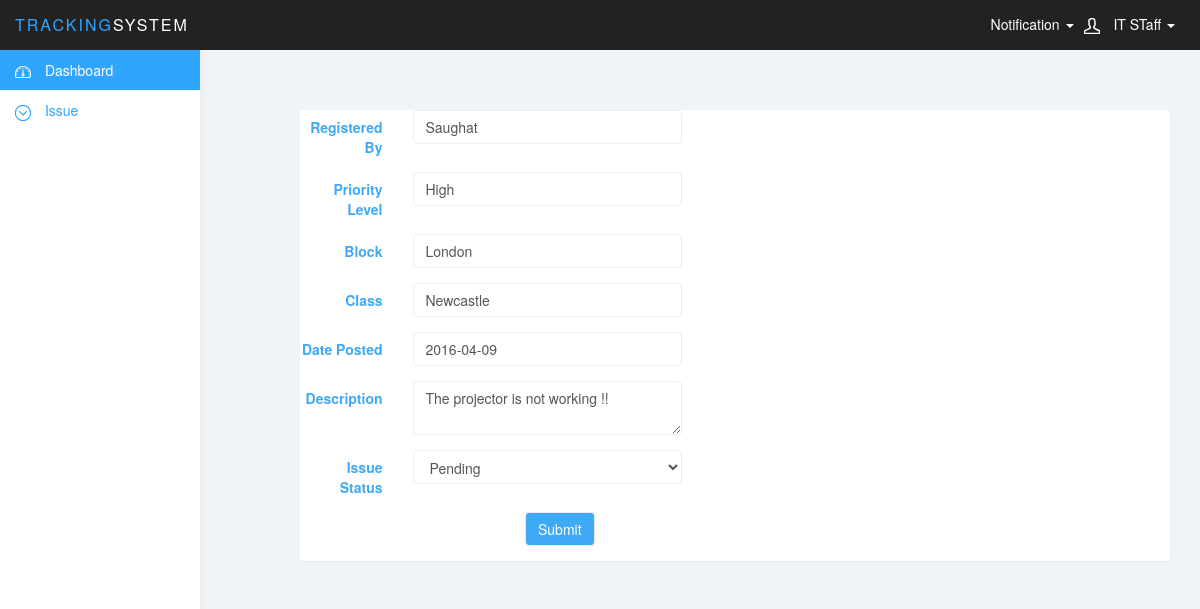
/index.php/track/employeeEditIssue/26, run on the app's committed database.
### tables this page shows
CREATE TABLE `issue` (
  `issue_id` int(11) NOT NULL,
  `name` varchar(30) NOT NULL,
  `priority` varchar(20) NOT NULL,
  `building` varchar(30) NOT NULL,
  `class` varchar(30) NOT NULL,
  `description` varchar(200) NOT NULL,
  `assigned_to` varchar(20) NOT NULL,
  `status` varchar(20) NOT NULL,
  `date_posted` date NOT NULL
);

### application/models/issueModel.php (called while the page is built, shortened)
<?php if ( ! defined('BASEPATH')) exit('No direct script access allowed');
class issueModel extends CI_Model
{
  var $table = "issue";
  function getById($id)
  {
    $this->db->where("issue_id",$id);
    $q = $this->db->get($this->table);
    if($q->num_rows() > 0)
    {
      return $q->row();
    }
    return false;
  }
}

### application/controllers/Track.php (called while the page is built, shortened)
<?php
class Track extends CI_Controller {
	 function __construct()
	 {
	   $this->load->library('session');
	   $this->load->model('loginModel','',TRUE);
	   $this->load->model('registerModel','postregister');
	   $this->load->model('issueModel','postissue');
	   $this->load->model('employeeModel','postemployee');
	 }
	 public function employeeHeader()
	 {
	 	$this->load->view('employee/employeeHeader');
	 }
	 public function employeeFooter()
	 {
	 	$this->load->view('employee/employeeFooter');
	 }
	public function employeeEditIssue()
	{
		$id = $this->uri->segment(3);
		$post = $this->postissue->getById($id);
		$data['post'] = $post;
		$this->load->view('employee/editIssue',$data);
	}
}

### index.php (called while the page is built, shortened)
<?php
require_once BASEPATH.'core/CodeIgniter.php';

### application/views/employee/editIssue.php (the view, shortened to what this page needs)
<div class="row" style="width: 100%;">
  <div class="col-xs-10 col-xs-offset-1 col-sm-8 col-sm-offset-2 col-md-9 col-md-offset-3">
    <div class="login-panel panel panel-default">
          <div id="page-wrapper">
              <div class="row">
                  <div class="col-lg-6">
                      <form name="frmOne" class="form-horizontal" action="" method="post">
                  <div class="form-group">
                      <label for="name" style="color:#3fa9f5;" class="col-sm-3 control-label">Registered By</label>
                      <div class="col-sm-8">
                          <input type="text" value="<?=$post->name?>" class="form-control" name="post[name]" id="name" placeholder="Enter registered by name">
                      </div>
                  </div>
                  <div class="form-group">
                      <label for="priority" style="color:#3fa9f5;" class="col-sm-3 control-label">Priority Level</label>
                      <div class="col-sm-8">
                          <input type="text" value="<?=$post->priority?>" class="form-control" name="post[priority]" id="priority" placeholder="Select priority level">
                      </div>
                  </div>
                  <div class="form-group">
                      <label for="building" style="color:#3fa9f5;" class="col-sm-3 control-label">Block</label>
                      <div class="col-sm-8">
                          <input type="text" value="<?=$post->building?>" class="form-control" name="post[building]" id="building" placeholder="Select block">
                      </div>
                  </div>
                  <div class="form-group">
                      <label for="class" style="color:#3fa9f5;" class="col-sm-3 control-label">Class</label>
                      <div class="col-sm-8">
                          <input type="text" value="<?=$post->class?>" class="form-control" name="post[class]" id="class" placeholder="Select class">
                      </div>
                  </div>
                  <div class="form-group">
                      <label for="date_posted" style="color:#3fa9f5;" class="col-sm-3 control-label">Date Posted</label>
                      <div class="col-sm-8">
                          <input type="text" value="<?=$post->date_posted?>" class="form-control" name="post[date_posted]" id="date_posted" placeholder="Issue posted on">
                      </div>
                  </div>
                  <div class="form-group">
                      <label for="description" style="color:#3fa9f5;" class="col-sm-3 control-label">Description</label>
                      <div class="col-sm-8">
                          <textarea type="text" value="<?=$post->description?>" class="form-control" name="post[description]"><?=$post->description?></textarea>
                      </div>
                  </div>
                  <div class="form-group">
                      <label for="status" style="color:#3fa9f5;" class="col-sm-3 control-label">Issue Status</label>
                      <div class="col-sm-8">
                              <select class="form-control" value="<?=$post->status?>" name="post[status]">
                                <option>Pending</option>
                              </select>
                      </div>
                  </div>
                  <div class="form-group">
                      <div class="col-sm-offset-6 col-sm-5">
                          <button type="submit" style="color:white; background:#3fa9f5;" name="employee_update_issue" value="Update Issue" class="btn btn-default">Submit</button>
                      </div>
                  </div>
              </form>
                  </div>
              </div>
          </div>
      </div>

### public/css/styles.css (style rules this page uses)
body { background: #f1f4f7; padding-top: 50px; color: #5f6468; }
.form-control { border: 1px solid #eee; box-shadow: none; }
.btn-default, .btn-default:hover, .btn-default:focus, .btn-default:active, .btn-default.active, .open > .dropdown-toggle.btn-default, .btn-default.disabled, .btn-default[disabled], fieldset[disabled] .btn-default, .btn-default.disabled:hover, .btn-default[disabled]:hover, fieldset[disabled] .btn-default:hover, .btn-default.disabled:focus, .btn-default[disabled]:focus, fieldset[disabled] .btn-default:focus, .btn-default.disabled:active, .btn-default[disabled]:active, fieldset[disabled] .btn-default:active, .btn-default.disabled.active, .btn-default[disabled].active, fieldset[disabled] .btn-default.active { background-color: #e9ecf2; border-color: #e9ecf2; color: #1b3548; }
.panel { border: 0; }

### data on the page
issue: name "Saughat", priority "High", building "London", class "Newcastle", date_posted "2016-04-09", description "The projector is not working !!", status "Pending"
